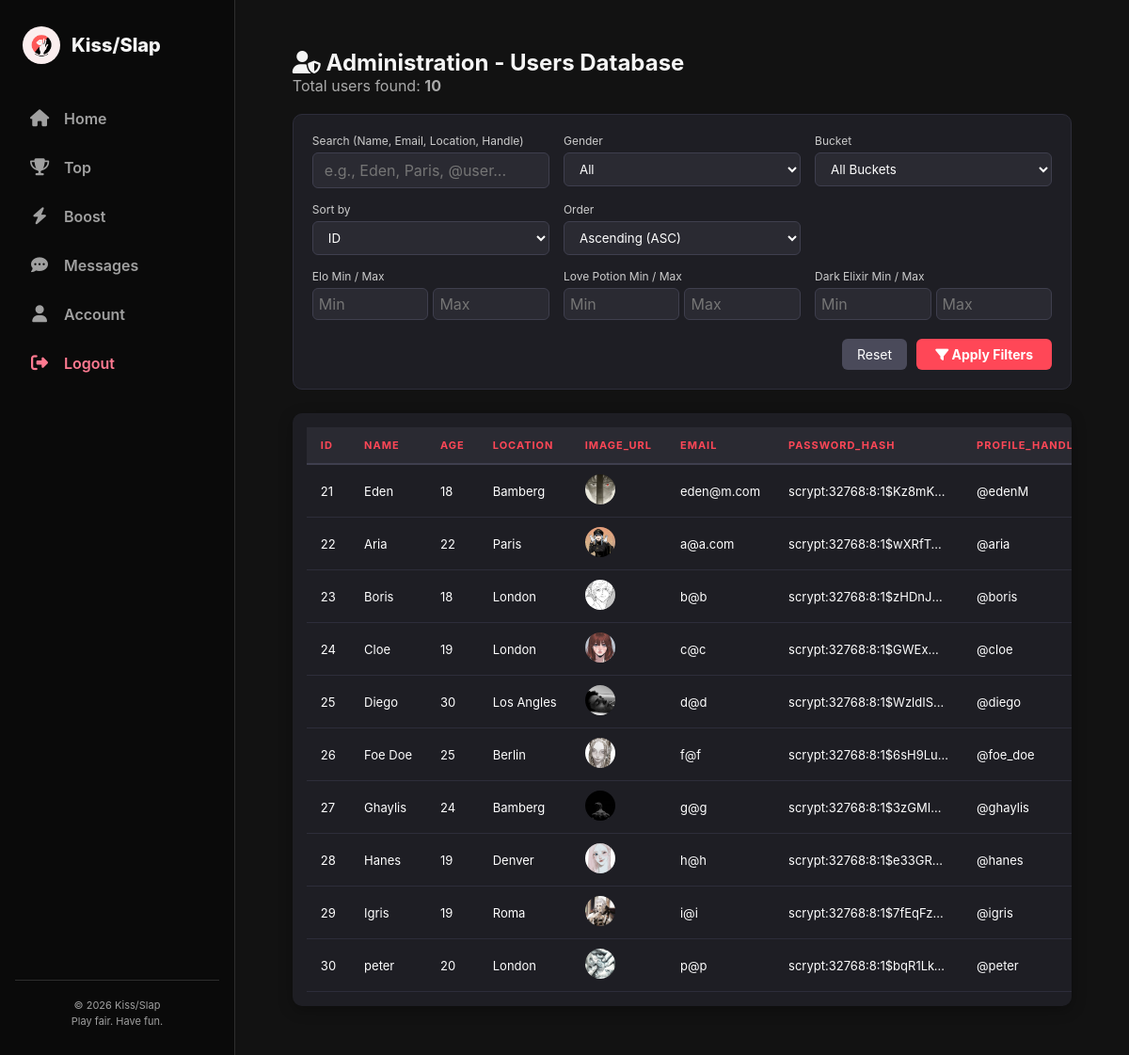
Screenshot of /admin (signed in) with the database file from the repository.
### tables this page shows
CREATE TABLE users (
    id INTEGER PRIMARY KEY AUTOINCREMENT,
    name TEXT NOT NULL,
    age INTEGER NOT NULL,
    location TEXT NOT NULL,
    image_url TEXT NOT NULL,
    email TEXT UNIQUE,
    password_hash TEXT,
    profile_handle TEXT,
    kisses INTEGER NOT NULL DEFAULT 0,
    slaps INTEGER NOT NULL DEFAULT 0,
    elo INTEGER NOT NULL DEFAULT 1000,
    bucket INTEGER NOT NULL DEFAULT 1
, sex TEXT, love INTEGER DEFAULT 0, dark INTEGER DEFAULT 0, elo_temp INTEGER DEFAULT 0, temp_boost_expires DATETIME, shield_charges INTEGER DEFAULT 0, double_edge_expires DATETIME);

### app.py (the view)
@app.route("/admin")
@login_required
def admin_panel():
    search_query = request.args.get("search", "").strip()
    sex_filter = request.args.get("sex", "")
    bucket_filter = request.args.get("bucket", "")
    min_elo = request.args.get("min_elo", "")
    max_elo = request.args.get("max_elo", "")
    min_love = request.args.get("min_love", "")
    max_love = request.args.get("max_love", "")
    min_dark = request.args.get("min_dark", "")
    max_dark = request.args.get("max_dark", "")
    sort_by = request.args.get("sort_by", "id")
    order = request.args.get("order", "ASC")
    query = "SELECT * FROM users WHERE 1=1"
    params = {}
    if search_query:
        query += " AND (name LIKE :term OR email LIKE :term OR location LIKE :term OR profile_handle LIKE :term)"
        params["term"] = f"%{search_query}%"
    if sex_filter:
        query += " AND sex = :sex"
        params["sex"] = sex_filter
    if bucket_filter:
        query += " AND bucket = :bucket"
        params["bucket"] = int(bucket_filter)
    if min_elo:
        query += " AND elo >= :min_elo"
        params["min_elo"] = int(min_elo)
    if max_elo:
        query += " AND elo <= :max_elo"
        params["max_elo"] = int(max_elo)
    if min_love:
        query += " AND love >= :min_love"
        params["min_love"] = int(min_love)
    if max_love:
        query += " AND love <= :max_love"
        params["max_love"] = int(max_love)
    if min_dark:
        query += " AND dark >= :min_dark"
        params["min_dark"] = int(min_dark)
    if max_dark:
        query += " AND dark <= :max_dark"
        params["max_dark"] = int(max_dark)
    allowed_sorts = ["id", "name", "age", "location", "kisses", "slaps", "elo", "bucket", "love", "dark"]
    if sort_by not in allowed_sorts:
        sort_by = "id"
    if order.upper() not in ["ASC", "DESC"]:
        order = "ASC"
    query += f" ORDER BY {sort_by} {order}"
    users = rows(query, params)
    columns = list(users[0].keys()) if users else []
    return render_template(
        "admin.html",
        users=users,
        columns=columns,
        search_query=search_query,
        sex_filter=sex_filter,
        bucket_filter=bucket_filter,
        min_elo=min_elo,
        max_elo=max_elo,
        min_love=min_love,
        max_love=max_love,
        min_dark=min_dark,
        max_dark=max_dark,
        sort_by=sort_by,
        order=order,
        total_results=len(users),
    )

### app.py (called while the page is built)
def rows(sql, params=None):
	result = db.session.execute(text(sql), params or {})
	return [dict(row) for row in result.mappings()]

def media_url(filename):
	if not filename:
		return url_for("static", filename="logo.png")
	return url_for("uploaded_image", filename=filename)

def login_required(view):
	@wraps(view)
	def wrapped_view(*args, **kwargs):
		if "user_id" not in session:
			return redirect(url_for("login", next=request.path))
		return view(*args, **kwargs)
	return wrapped_view

@app.context_processor
def shared_navigation():
	return {
		"nav_items": [
			{"key": "home", "label": "Home", "href": url_for("home"), "icon": "fa-house"},
			{"key": "top", "label": "Top", "href": url_for("top"), "icon": "fa-trophy"},
			{"key": "boost", "label": "Boost", "href": url_for("boost"), "icon": "fa-bolt"},
			{"key": "messages", "label": "Messages", "href": url_for("messages"), "icon": "fa-comment-dots"},
			{"key": "account", "label": "Account", "href": url_for("account"), "icon": "fa-user"},
		],
		"logout_url": url_for("logout"),
		"logo_url": url_for("static", filename="logo.png"),
		"media_url": media_url,
	}

### templates/admin.html (shortened to what this page needs)
{% extends "index.html" %}
{% block page_class %}page-admin{% endblock %}
{% block content %}
<div class="content-wrapper" style="max-width: 98%; margin: 0 auto; padding: 20px;">
  <div class="dashboard-card" style="margin-bottom: 20px;">
    <h2><i class="fa-solid fa-user-shield"></i> Administration - Users Database</h2>
    <p style="color: #aaa; margin-bottom: 0;">Total users found: <strong>{{ total_results }}</strong></p>
  </div>
  <form method="GET" action="{{ url_for('admin_panel') }}" style="background: #1e1e24; padding: 20px; border-radius: 10px; margin-bottom: 25px; border: 1px solid #2d2d3a;">
    <div style="display: grid; grid-template-columns: repeat(auto-fit, minmax(200px, 1fr)); gap: 15px; margin-bottom: 15px;">
      <div>
        <label style="color: #ccc; font-size: 12px; display: block; margin-bottom: 5px;">Search (Name, Email, Location, Handle)</label>
        <input type="text" name="search" value="{{ search_query }}" placeholder="e.g., Eden, Paris, @user..." style="width: 100%; padding: 8px 12px; background: #2a2a32; border: 1px solid #3f3f4e; color: #fff; border-radius: 6px;">
      </div>
      <div>
        <label style="color: #ccc; font-size: 12px; display: block; margin-bottom: 5px;">Gender</label>
        <select name="sex" style="width: 100%; padding: 8px 12px; background: #2a2a32; border: 1px solid #3f3f4e; color: #fff; border-radius: 6px;">
          <option value="">All</option>
        </select>
      </div>
      <div>
        <label style="color: #ccc; font-size: 12px; display: block; margin-bottom: 5px;">Bucket</label>
        <select name="bucket" style="width: 100%; padding: 8px 12px; background: #2a2a32; border: 1px solid #3f3f4e; color: #fff; border-radius: 6px;">
          <option value="">All Buckets</option>
        </select>
      </div>
      <div>
        <label style="color: #ccc; font-size: 12px; display: block; margin-bottom: 5px;">Sort by</label>
        <select name="sort_by" style="width: 100%; padding: 8px 12px; background: #2a2a32; border: 1px solid #3f3f4e; color: #fff; border-radius: 6px;">
          <option value="id" {% if sort_by == 'id' %}selected{% endif %}>ID</option>
        </select>
      </div>
      <div>
        <label style="color: #ccc; font-size: 12px; display: block; margin-bottom: 5px;">Order</label>
        <select name="order" style="width: 100%; padding: 8px 12px; background: #2a2a32; border: 1px solid #3f3f4e; color: #fff; border-radius: 6px;">
          <option value="ASC" {% if order == 'ASC' %}selected{% endif %}>Ascending (ASC)</option>
        </select>
      </div>
    </div>
    <div style="display: grid; grid-template-columns: repeat(auto-fit, minmax(180px, 1fr)); gap: 15px; margin-bottom: 20px;">
      <div>
        <label style="color: #ccc; font-size: 12px; display: block; margin-bottom: 5px;">Elo Min / Max</label>
        <div style="display: flex; gap: 5px;">
          <input type="number" name="min_elo" value="{{ min_elo }}" placeholder="Min" style="width: 50%; padding: 6px; background: #2a2a32; border: 1px solid #3f3f4e; color: #fff; border-radius: 6px;">
          <input type="number" name="max_elo" value="{{ max_elo }}" placeholder="Max" style="width: 50%; padding: 6px; background: #2a2a32; border: 1px solid #3f3f4e; color: #fff; border-radius: 6px;">
        </div>
      </div>
      <div>
        <label style="color: #ccc; font-size: 12px; display: block; margin-bottom: 5px;">Love Potion Min / Max</label>
        <div style="display: flex; gap: 5px;">
          <input type="number" name="min_love" value="{{ min_love }}" placeholder="Min" style="width: 50%; padding: 6px; background: #2a2a32; border: 1px solid #3f3f4e; color: #fff; border-radius: 6px;">
          <input type="number" name="max_love" value="{{ max_love }}" placeholder="Max" style="width: 50%; padding: 6px; background: #2a2a32; border: 1px solid #3f3f4e; color: #fff; border-radius: 6px;">
        </div>
      </div>
      <div>
        <label style="color: #ccc; font-size: 12px; display: block; margin-bottom: 5px;">Dark Elixir Min / Max</label>
        <div style="display: flex; gap: 5px;">
          <input type="number" name="min_dark" value="{{ min_dark }}" placeholder="Min" style="width: 50%; padding: 6px; background: #2a2a32; border: 1px solid #3f3f4e; color: #fff; border-radius: 6px;">
          <input type="number" name="max_dark" value="{{ max_dark }}" placeholder="Max" style="width: 50%; padding: 6px; background: #2a2a32; border: 1px solid #3f3f4e; color: #fff; border-radius: 6px;">
        </div>
      </div>
    </div>
    <div style="display: flex; gap: 10px; justify-content: flex-end;">
      <a href="{{ url_for('admin_panel') }}" style="padding: 8px 16px; background: #4a4a5a; color: white; text-decoration: none; border-radius: 6px; font-size: 14px;">Reset</a>
      <button type="submit" style="padding: 8px 20px; background: #ff4757; color: white; border: none; border-radius: 6px; font-weight: bold; cursor: pointer; font-size: 14px;">
        <i class="fa-solid fa-filter"></i> Apply Filters
      </button>
    </div>
  </form>
  <div style="overflow-x: auto; background: #1e1e24; border-radius: 10px; padding: 15px; box-shadow: 0 4px 15px rgba(0,0,0,0.3);">
    <table style="width: 100%; border-collapse: collapse; text-align: left; font-size: 13px; color: #fff;">
      <thead>
        <tr style="background-color: #2a2a32; border-bottom: 2px solid #3f3f4e;">
          {% for col in columns %}
            <th style="padding: 12px 15px; text-transform: uppercase; font-size: 11px; letter-spacing: 1px; color: #ff4757;">
              {{ col }}
            </th>
          {% endfor %}
        </tr>
      </thead>
      <tbody>
        {% for user in users %}
          <tr style="border-bottom: 1px solid #2d2d3a; transition: background 0.2s;" onmouseover="this.style.background='#252530'" onmouseout="this.style.background='transparent'">
            {% for col in columns %}
              <td style="padding: 10px 15px; max-width: 200px; overflow: hidden; text-overflow: ellipsis; white-space: nowrap;">
                {% if col in ['image_url', 'profile_image', 'avatar'] and user[col] %}
                  <img src="{{ media_url(user[col]) if media_url is defined else user[col] }}" alt="avatar" style="width: 32px; height: 32px; border-radius: 50%; object-fit: cover;">
                {% else %}
                  {{ user[col] if user[col] is not none else '-' }}
                {% endif %}
              </td>
            {% endfor %}
          </tr>
        {% else %}
          <tr>
            <td colspan="{{ columns|length if columns else 1 }}" style="text-align: center; padding: 25px; color: #888;">
              No users found matching your search criteria.
            </td>
          </tr>
        {% endfor %}
      </tbody>
    </table>
  </div>
</div>
{% endblock %}

### static/styles.css (style rules this page uses)
:root { --kiss-color: #FF4D6D; --slap-color: #1A1A1A; --accent-color: #FFD60A; --elixir-color: #A855F7; --bg-color: #121212; --card-bg: #1E1E1E; --text-main: #F5F5F5; --text-sub: #A0A0A0; --border-color: #2E2E2E; --sidebar-width: 250px; }
* { box-sizing: border-box; margin: 0; padding: 0; font-family: -apple-system, BlinkMacSystemFont, "Segoe UI", Roboto, Helvetica, Arial, sans-serif; }
body { background-color: var(--bg-color); color: var(--text-main); }
button, a, input { font: inherit; }
.page-app { display: flex; min-height: 100vh; overflow-x: hidden; }
.page-app .content-wrapper { width: 100%; max-width: 1100px; margin: 0 auto; }

### rows the page displays
users: id "21" "Eden" "18" "Bamberg" "eden@m.com" "scrypt:32768:8:1$Kz8mK…" "@edenM", image_url (picture)
users: id "22" "Aria" "22" "Paris" "a@a.com" "scrypt:32768:8:1$wXRfT…" "@aria", image_url (picture)
users: id "23" "Boris" "18" "London" "b@b" "scrypt:32768:8:1$zHDnJ…" "@boris", image_url (picture)
users: id "24" "Cloe" "19" "London" "c@c" "scrypt:32768:8:1$GWEx…" "@cloe", image_url (picture)
users: id "25" "Diego" "30" "Los Angles" "d@d" "scrypt:32768:8:1$WzldIS…" "@diego", image_url (picture)
users: id "26" "Foe Doe" "25" "Berlin" "f@f" "scrypt:32768:8:1$6sH9Lu…" "@foe_doe", image_url (picture)
users: id "27" "Ghaylis" "24" "Bamberg" "g@g" "scrypt:32768:8:1$3zGMI…" "@ghaylis", image_url (picture)
users: id "28" "Hanes" "19" "Denver" "h@h" "scrypt:32768:8:1$e33GR…" "@hanes", image_url (picture)
users: id "29" "Igris" "19" "Roma" "i@i" "scrypt:32768:8:1$7fEqFz…" "@igris", image_url (picture)
users: id "30" "peter" "20" "London" "p@p" "scrypt:32768:8:1$bqR1Lk…" "@peter", image_url (picture)

### other values shown
{{ item.label }} "Home" "Top" "Boost" "Messages" "Account"
{{ total_results }} "10"
{{ col }} "ID" "NAME" "AGE" "LOCATION" "IMAGE_URL" "EMAIL" "PASSWORD_HASH"
